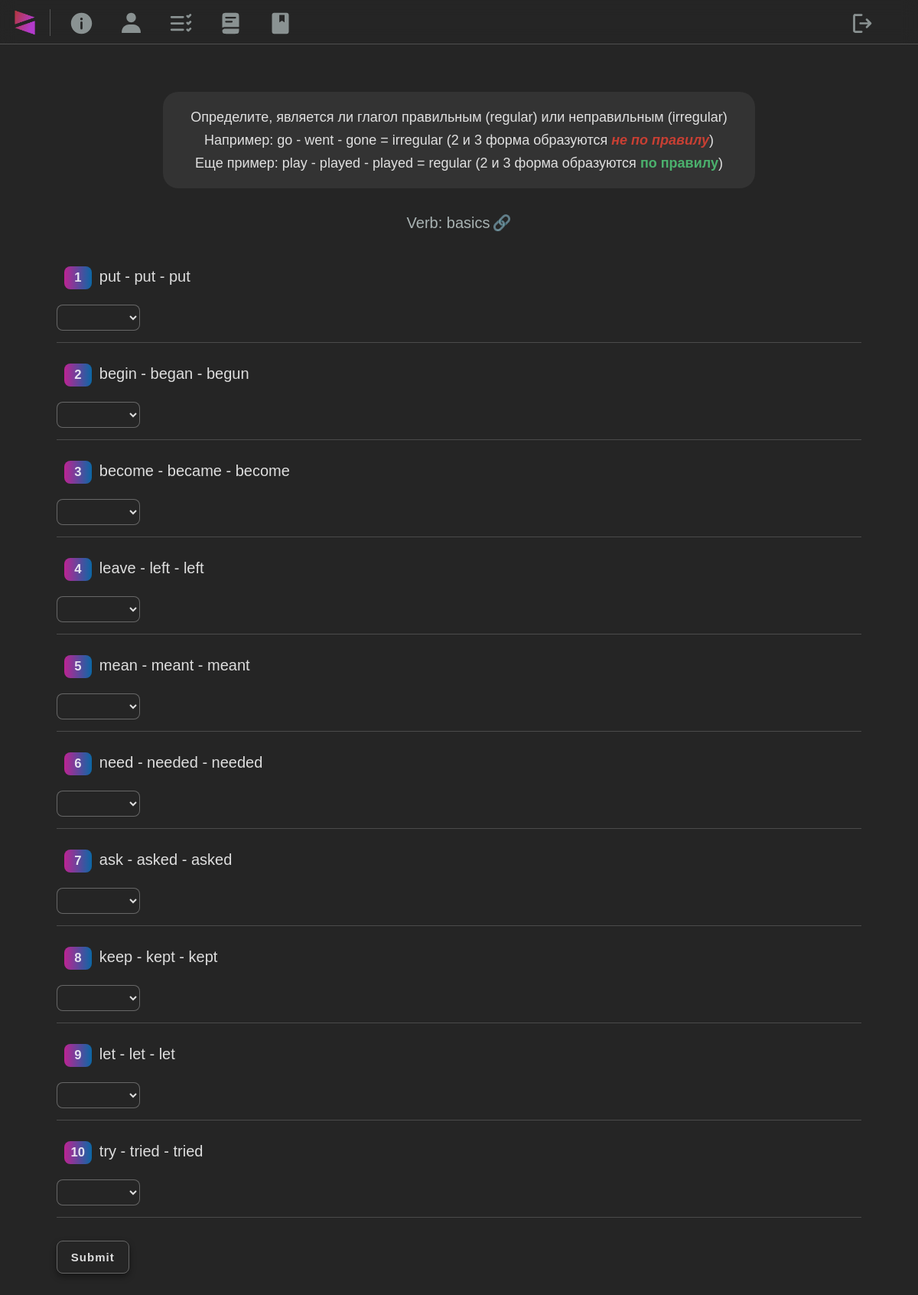
Page /tests/verbs-regular-or-irregular-pt1 (signed in) on the committed database.
### website/models.py (models this page shows, shortened)
class Tests(models.Model):
    url = models.CharField(max_length=255, blank=True, unique=True)
    order = models.FloatField(blank=True, null=True)
    theory = models.ForeignKey(Theory, on_delete=models.CASCADE, blank=True, null=True)
    testname = models.CharField(max_length=255, unique=True)
    type = models.ForeignKey(TestTypes, on_delete=models.CASCADE)
    topic = models.ForeignKey(TheoryTopics, on_delete=models.CASCADE)
    lvl = models.CharField(max_length=255)
    sentences = models.JSONField()
    answers = models.JSONField()
    explanation = models.JSONField(blank=True, null=True)
    options = models.JSONField(blank=True, null=True)
    text = models.TextField(blank=True, null=True)
    audio_path = models.CharField(max_length=255, blank=True)
    script = models.TextField(blank=True, null=True)
    case = models.BooleanField(default=False)
    task = models.TextField(blank=True)
    input_size = models.PositiveIntegerField(blank=True, null=True)
    picture = models.CharField(max_length=255, blank=True, null=True)
    part = models.CharField(max_length=255, blank=True)

class Theory(models.Model):
    title = models.CharField(max_length=255)
    order = models.PositiveIntegerField()
    cefr = models.CharField(max_length=255)
    topic = models.ForeignKey(TheoryTopics, on_delete=models.CASCADE)
    url = models.URLField()

### website/views.py (the view)
# urls.py: path("tests/<slug:testname>", views.single_test, name="single_test"),
@login_required
def single_test(request, testname):
    test = Tests.objects.get(url=testname)
    type = test.type.type
    if type == 'gaps' or type == 'gaps_text' or type == 'single_dropdown' or type == 'single_inside_dropdown':
        return render(request, "website/test.html", {
            'test': test,
            'type': type
        })
    elif type == "many_dropdown" or type == "inside_dropdown" or type == "inside_dropdown_text":
        return render(request, "website/test.html", {
            'test': test,
            'type': type,
            'listening_task': zip(test.sentences, test.options)
        })

### website/templates/website/test.html (shortened to what this page needs)
{% extends "website/layout.html" %} {% block title %}{{test.testname}}{% endblock %} {% load static %} {% block body %} {% if test.task %}
<div class="info info-smaller">{{test.task|safe}}</div>
{% endif %} {% if test.theory %}
<div style="margin-top: 20px; margin-bottom: 20px" class="flex-center">
  <a class="theory-glow" target="”_blank”" href="{{test.theory.url}}">{{test.theory.title}}<span class="emoji-margin">🔗</span></a>
</div>
{% endif %}
<form data-test-form autocomplete="off" method="POST" action="{% url 'lower_check' testname=test.url %}">
  {% csrf_token %} {% comment %} GAPS {% endcomment %} {% if type == 'gaps' %}
  <ol>
    {% for sentence in test.sentences %}
    <li class="test-line">
      {% for word in sentence.split %} {% if word == '_' %}
      <input type="text" name="answer{{ forloop.parentloop.counter0 }}_{{ forloop.counter0 }}" size="{{test.input_size}}" />
      {% else %} {{ word|safe }} {% endif %} {% endfor %}
    </li>
    <hr class="hr-faint" />
    {% endfor %}
  </ol>
  {% comment %} INSIDE_DROPDOWN {% endcomment %} {% elif type == 'single_dropdown' %}
  <ol>
    {% for sentence in test.sentences %}
    <li class="test-line">{{sentence|safe}}</li>
    <select required name="answer_{{ forloop.counter0 }}">
      <option value="no answer"></option>
      {% for option in test.options %}
      <option value="{{option}}">{{ option }}</option>
      {% endfor %}
    </select>
    <hr class="hr-faint" />
    {% endfor %}
  </ol>
  {% endif %}
  <div class="margin-top">
    <button class="button" type="submit">Submit</button>
  </div>
</form>
{% endblock %}

### website/static/website/css/main.css (style rules this page uses)
*, *::before, *::after { box-sizing: border-box; }
body { font-family: Arial, Helvetica, sans-serif; font-weight: 200; background: #252525; background-repeat: no-repeat; background-attachment: fixed; color: rgba(255, 255, 255, 0.85); margin: 0; padding: 0; line-height: 1.5rem; }
ol { list-style: none; counter-reset: item; padding: 0; }
ol li { counter-increment: item; margin-bottom: 5px; }
ol li:before { margin-right: 10px; margin-bottom: 5px; content: counter(item); border-radius: 8px; background: linear-gradient(to right, rgba(253, 35, 193, 0.7), rgba(0, 132, 220, 0.7)); color: rgba(255, 255, 255, 0.85); width: 1.8rem; text-align: center; display: inline-block; font-size: smaller; font-weight: 600; }
.info { width: -moz-fit-content; width: fit-content; margin: auto; background-color: #333333; border-radius: 1rem; padding: 1em 2em; text-align: center; }
.info-smaller { font-size: 18px; }
html { box-sizing: border-box; font-size: 20px; scroll-behavior: smooth; height: 100%; }
.flex-center { display: flex; justify-content: center; align-items: center; }
hr { border: none; border-top: 2px solid #444; border-color: rgba(255, 255, 255, 0.2); margin: 20px 0px; }
.emoji-margin { margin-left: 3px; }
.button { background: transparent; letter-spacing: 1px; color: rgba(255, 255, 255, 0.85); padding: 0.8em 1.2em; border: 1px solid #666; border-radius: 8px; font-size: 15px; font-weight: 600; box-shadow: 0px 4px 8px rgba(0, 0, 0, 0.4); transition: 0.1s ease-in-out; }
.theory-glow { padding: 10px; border-radius: 1rem; }
select { background-color: #252525; color: rgba(255, 255, 255, 0.85); padding: 0.25rem 0.5rem; font-size: 0.9rem; border: 1px solid rgba(255, 255, 255, 0.3); border-radius: 8px; }
.test-line { padding: 0.5rem 0.5rem; transition: 50ms ease-in-out; }
a { color: rgba(240, 255, 255, 0.65); text-decoration: none; font-weight: 400; }
.correct-answer { color: rgba(80, 200, 120, 0.85); }
.hr-faint { border: none; border-top: 1px solid rgba(85, 85, 85, 0.8); margin: 15px 0px; }
.wrong-answer { color: rgba(227, 66, 52, 0.85); font-style: italic; }
.margin-top { margin-top: 1.5rem; }

### rows in the picture
Tests: task "Определите, является ли глагол правильным (regular) или неправильным (irregular) Например: go - went - gone = irregular (2 и 3 форма образуются не по правилу ) Еще пример: play - played - played = regular (2 и 3 форма образуются по правилу )", theory "Verb: basics"

### other values in the picture
{{ sentence|safe }} "put - put - put" "begin - began - begun" "become - became - become" "leave - left - left" "mean - meant - meant" "need - needed - needed" "ask - asked - asked" "keep - kept - kept" "let - let - let" "try - tried - tried"
